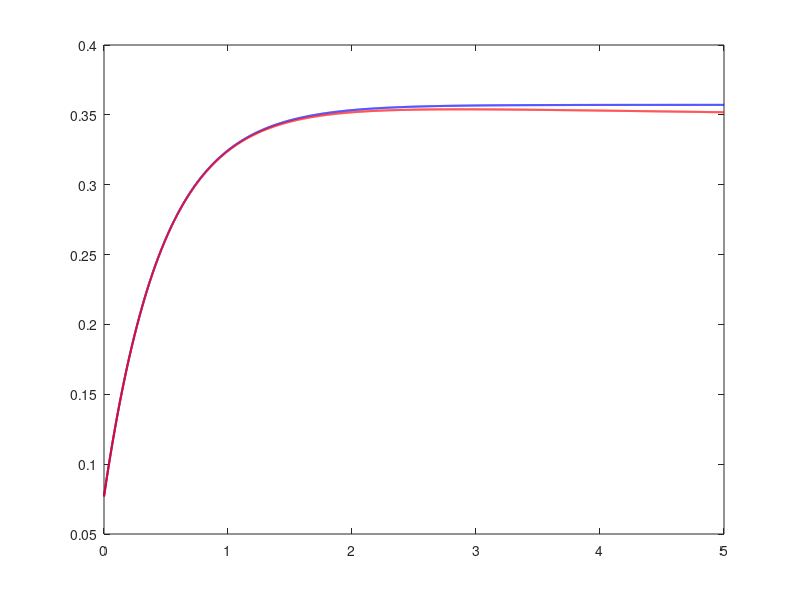

Recreate this plot in MATLAB. (Note: this script raises an error after producing the figure.)
% =========================================================
% Camera Gimbal Stabilization — MATLAB Simulation Scripts
% =========================================================

tau = 0.1;
s   = tf('s');
G   = 1 / (tau*s + 1);

Kp = 1.8; Kd = 1.2; Ki = 0.01;

% Open loop
L_PD  = (Kp + Kd*s) * G;
L_PID = (Kp + Ki/s + Kd*s) * G;

% Closed loop
CL_PD  = feedback(L_PD,  1);
CL_PID = feedback(L_PID, 1);

t_sim = 0:0.001:5;
u     = ones(size(t_sim));  % unit step input

% Simulate error signal e = r - y, so output = 1 - y
[y_PD,  t_out] = lsim(CL_PD,  u, t_sim);
[y_PID, t_out] = lsim(CL_PID, u, t_sim);

% Correct orientation — response should rise to setpoint
y_PD  = 1 - y_PD;
y_PID = 1 - y_PID;

% =========================================================
% Simulated Step Response
% =========================================================
% What it shows:
%   System response to a step disturbance.
%   PD rises quickly and settles near setpoint with small error.
%   PID rises slower but eliminates steady state error completely.
% =========================================================
figure(1);
plot(t_out, y_PD,  'b', 'LineWidth', 1.5); hold on;
plot(t_out, y_PID, 'r', 'LineWidth', 1.5);
yline(1, 'k--', 'LineWidth', 1.2);
ylim([0 1.5]);
legend('PD Controller', 'PID Controller', 'Setpoint');
title('Simulated Step Response (PD vs PID)');
xlabel('Time (s)');
ylabel('Angle Response (normalized)');
grid on;


% =========================================================
% Bode Plot
% =========================================================
% What it shows:
%   Frequency response of both closed loop systems.
%   PD is flat and stable across all frequencies.
%   PID has phase dip at low frequencies due to integral action.
% =========================================================
figure(2);
bode(CL_PD,  'b'); hold on;
bode(CL_PID, 'r');
legend('PD Controller', 'PID Controller');
title('Bode Plot — Stability Margins');
grid on;


% =========================================================
% Root Locus
% =========================================================
% What it shows:
%   All poles stay in left half plane for any value of Kp.
%   System is unconditionally stable.
%   Justifies aggressive Kp tuning on hardware.
% =========================================================
figure(3);
rlocus(G);
title('Root Locus — Effect of Kp on Stability');
xlabel('Real Axis');
ylabel('Imaginary Axis');
grid on;


% =========================================================
% PD vs PID Simulated Overlay
% =========================================================
% What it shows:
%   PD responds faster but settles with small steady state error.
%   PID is slower but reaches setpoint exactly.
%   Justifies using PD on hardware for faster gimbal response.
% =========================================================
figure(4);
plot(t_out, y_PD,  'b', 'LineWidth', 1.5); hold on;
plot(t_out, y_PID, 'r', 'LineWidth', 1.5);
yline(1, 'k--', 'LineWidth', 1.2);
ylim([0 1.5]);
xlim([0 3]);
legend('PD Controller', 'PID Controller', 'Setpoint');
title('PD vs PID Simulated Comparison');
xlabel('Time (s)');
ylabel('Normalized Angle Response');
grid on;